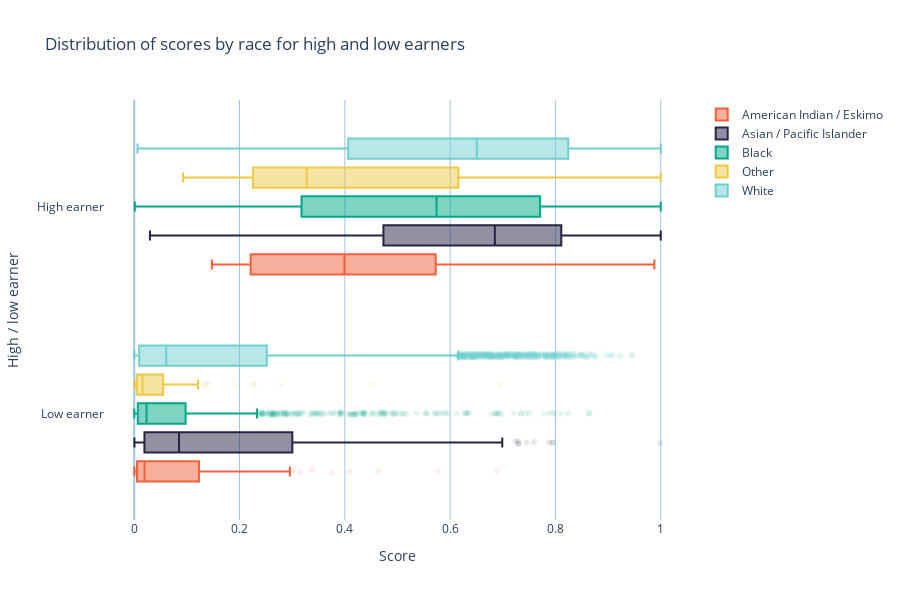

Write notebook code for a chart like this one.
### Code cell
fig_eo_by_race = group_box_plots(
    test_prob,
    test.race.map(race_names),
    groups=test.salary,
    group_names=["Low earner", "High earner"],
    title="Distribution of scores by race for high and low earners",
    xlabel="Score",
    ylabel="High / low earner",
)
fig_eo_by_race

### Figure 1 — Plotly figure (JSON) as saved in the notebook; plotly's stock layout.template omitted (floating-point values rounded to 4 significant figures; data arrays with more than 128 entries replaced by an {"elided": "..."} marker saying what was removed)
{"data": [{"hoverinfo": "name+x", "jitter": 0.2, "line": {"color": "#f2603b"}, "marker": {"color": "rgba(242,96,59,1)", "opacity": 0.1}, "name": "American Indian / Eskimo", "orientation": "h", "type": "box", "x": {"elided": "149 float values"}, "y": {"elided": "149 int values"}}, {"hoverinfo": "name+x", "jitter": 0.2, "line": {"color": "#262445"}, "marker": {"color": "rgba(38,36,69,1)", "opacity": 0.1}, "name": "Asian / Pacific Islander", "orientation": "h", "type": "box", "x": {"elided": "408 float values"}, "y": {"elided": "408 int values"}}, {"hoverinfo": "name+x", "jitter": 0.2, "line": {"color": "#00a886"}, "marker": {"color": "rgba(0,168,134,1)", "opacity": 0.1}, "name": "Black", "orientation": "h", "type": "box", "x": {"elided": "1411 float values"}, "y": {"elided": "1411 int values"}}, {"hoverinfo": "name+x", "jitter": 0.2, "line": {"color": "#edc946"}, "marker": {"color": "rgba(237,201,70,1)", "opacity": 0.1}, "name": "Other", "orientation": "h", "type": "box", "x": [0.2795, 0.0004087, 0.01626, 0.0861, 0.003996, 0.2651, 0.04519, 0.003296, 0.01474, 0.01539, 0.1435, 0.001633, 0.166, 0.00137, 0.01155, 0.002257, 0.06493, 0.1892, 0.1327, 0.009235, 0.01357, 0.01445, 0.0009086, 0.6953, 0.532, 0.004369, 0.1938, 0.02034, 0.1348, 0.1243, 0.01254, 0.009294, 0.003433, 0.006959, 0.02052, 0.0501, 0.04277, 0.06264, 0.04668, 0.08898, 0.0006949, 0.004904, 1.0, 0.2454, 0.01276, 0.05579, 0.4383, 0.6422, 0.09298, 0.01394, 0.2273, 0.02023, 0.046, 0.009472, 0.09398, 0.02772, 0.08745, 0.2503, 0.01481, 0.001636, 0.0179, 0.003173, 0.604, 0.01374, 0.007516, 0.7051, 0.07198, 0.00119, 0.0009273, 0.009108, 0.01502, 0.1414, 0.0003947, 0.0005065, 0.04416, 0.001682, 0.002465, 0.008385, 0.003614, 0.07351, 0.01837, 0.5293, 0.2486, 0.01804, 0.002605, 0.09355, 0.3328, 0.01157, 0.005477, 0.002591, 0.2057, 0.03618, 0.2266, 0.8559, 0.004905, 0.055, 0.02834, 0.0599, 0.3224, 0.05044, 0.3666, 0.03646, 0.004246, 0.09434, 0.0107, 0.2475, 0.01802, 0.01157, 0.6273, 0.002368, 0.0242, 0.05422, 0.01636, 0.04386, 0.7474, 0.06702, 0.4551, 0.004723, 0.02919, 0.08867, 0.1211, 0.002006], "y": [0, 0, 0, 0, 0, 1, 0, 0, 0, 0, 1, 0, 1, 0, 0, 0, 0, 1, 0, 0, 0, 0, 0, 0, 1, 0, 0, 0, 0, 1, 0, 0, 0, 0, 0, 0, 0, 0, 0, 0, 0, 0, 1, 1, 0, 0, 1, 1, 1, 0, 0, 0, 0, 0, 0, 0, 0, 1, 0, 0, 0, 0, 1, 0, 0, 1, 0, 0, 0, 0, 0, 0, 0, 0, 0, 0, 0, 0, 0, 0, 0, 1, 1, 0, 0, 0, 1, 0, 0, 0, 1, 0, 0, 1, 0, 0, 0, 0, 1, 0, 1, 0, 0, 0, 0, 1, 0, 0, 1, 0, 0, 0, 0, 0, 1, 0, 0, 0, 0, 0, 0, 0]}, {"hoverinfo": "name+x", "jitter": 0.2, "line": {"color": "#70cfcf"}, "marker": {"color": "rgba(112,207,207,1)", "opacity": 0.1}, "name": "White", "orientation": "h", "type": "box", "x": {"elided": "12970 float values"}, "y": {"elided": "12970 int values"}}], "layout": {"autosize": true, "boxmode": "group", "height": 600, "hovermode": "closest", "paper_bgcolor": "rgba(0,0,0,0)", "plot_bgcolor": "rgba(0,0,0,0)", "title": {"text": "Distribution of scores by race for high and low earners"}, "xaxis": {"fixedrange": true, "gridcolor": "rgb(159, 197, 232)", "hoverformat": ".3f", "title": {"text": "Score"}, "zerolinecolor": "rgb(159, 197, 232)"}, "yaxis": {"fixedrange": true, "gridcolor": "rgba(0,0,0,0)", "ticktext": ["Low earner", "High earner"], "tickvals": [0, 1], "title": {"text": "High / low earner"}, "zerolinecolor": "rgba(0,0,0,0)"}}}
